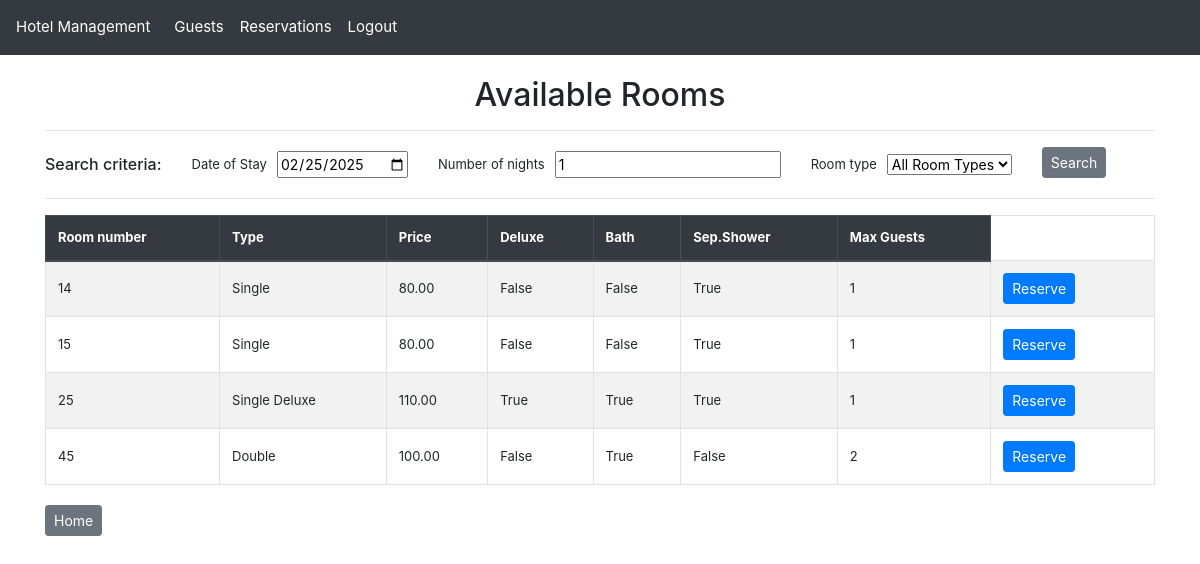
The page /available-rooms/ (signed in) on the database its author committed.
### hotel_app/models.py (models this page shows, shortened)
class Room(models.Model):
    room_number = models.IntegerField(primary_key=True, unique=True)
    room_type = models.ForeignKey(RoomType, null=True, on_delete=models.SET_NULL, related_name="rooms")

class RoomType(models.Model):
    room_type_code = models.CharField(
        max_length=3,
        validators=[
            MinLengthValidator(1),
            RegexValidator(r'^[A-Z]{1,3}$', message="The room type code must be between 1 and 3 uppercase letters"),
        ],
        unique=True,
        primary_key=True,
    )
    room_type_name = models.CharField(max_length=25)
    price = models.DecimalField(max_digits=6, decimal_places=2)
    deluxe = models.BooleanField()
    bath = models.BooleanField()
    separate_shower = models.BooleanField()
    maximum_guests = models.PositiveSmallIntegerField()
    def __str__(self):
        return self.room_type_name

### hotel_app/views.py (the view)
# urls.py: path("available-rooms/", views.available_rooms_list_view, name="available_rooms_list"),
@login_required
def available_rooms_list_view(request):
    start_date = request.GET.get('start_date')
    if (not start_date):
        start_date = request.session.get('available_rooms_default_start_date', timezone.now().date().strftime('%Y-%m-%d')) # default to today
    length_of_stay = request.GET.get('length_of_stay')
    if (not length_of_stay):
        length_of_stay = request.session.get('available_rooms_default_length_of_stay', 1)  # default to 1 night
    room_type = request.GET.get('room_type')
    if (not room_type):
        room_type = request.session.get('available_rooms_default_room_type', '')  # default to empty (All types)
    request.session['available_rooms_default_start_date'] = start_date
    request.session['available_rooms_default_length_of_stay'] = length_of_stay
    request.session['available_rooms_default_room_type'] = room_type
    rooms = Room.objects.all()
    available_room_filter = AvailableRoomFilter(
        request.GET or {'start_date': start_date, 'length_of_stay': length_of_stay, 'room_type':room_type},
        queryset=rooms)
    return render(request, 'available_rooms_list.html', {'filter': available_room_filter})

### hotel_app/filters.py (called while the page is built)
    def filter_queryset(self, queryset):
        data = self.data
        start_date = data.get("start_date")
        length_of_stay = data.get("length_of_stay")
        room_type = data.get("room_type")
        if start_date and length_of_stay:
            start_date_for_filter = timezone.make_aware(datetime.strptime(start_date, "%Y-%m-%d"))
            length_of_stay = int(length_of_stay)
            end_date_for_filter = start_date_for_filter + timedelta(days=length_of_stay)
            reserved_rooms = Reservation.objects.filter(
                start_of_stay__lt=end_date_for_filter,
                end_date__gt=start_date_for_filter
            ).values_list("room_number", flat=True)
            queryset = queryset.exclude(room_number__in=reserved_rooms)
        if room_type:
            queryset = queryset.filter(room_type__room_type_code=room_type)
        return queryset

### hotel_app/templatetags/custom_filters.py (called while the page is built)
@register.filter(name='is_in_group')
def is_in_group(user, group_name):
    return user.groups.filter(name=group_name).exists()

### hotel_app/templates/available_rooms_list.html (shortened to what this page needs)
{% extends "base.html" %}
{% block content %}
    <h2 class="text-center">Available Rooms</h2>
    <hr>
    <div class="row align-items-center">
        <div class="col-auto text-center" style="font-size: 13px; vertical-align: middle;">
            <h6 class="fw-bold mb-0">Search criteria:</h6>
        </div>
        <div class="col">
            <form method="get" class="row g-3">
                {% for field in filter.form %}
                <div class="col-md-auto d-flex align-items-center mt-1 mb-1">
                    <label for="{{ field.id_for_label }}" class="form-label fw-bold" style="font-size: 13px; margin-right: 10px; margin-bottom: 0; vertical-align: middle;">{{ field.label }}</label>
                    {{ field }}
                </div>
                {% endfor %}
                <div class="col-md-auto">
                    <button type="submit" class="btn btn-secondary btn-sm">Search</button>
                </div>
            </form>
        </div>
    </div>
    <hr>
    <table class="table table-bordered table-striped ">
        <thead class="thead-dark">
            <tr>
                <th>Room number</th>
                <th>Type</th>
                <th>Price</th>
                <th>Deluxe</th>
                <th>Bath</th>
                <th>Sep.Shower</th>
                <th>Max Guests</th>
            </tr>
        </thead>
        <tbody>
            {% for room in filter.qs %}
            <tr>
                <td>{{ room.room_number }} </td>
                <td>{{ room.room_type.room_type_name }} </td>
                <td>{{ room.room_type.price }} </td>
                <td>{{ room.room_type.deluxe }} </td>
                <td>{{ room.room_type.bath }} </td>
                <td>{{ room.room_type.separate_shower }} </td>
                <td>{{ room.room_type.maximum_guests }} </td>
                <td>
                    <div class="button-group">
                        <a href="{% url 'available_rooms_reserve' room.room_number %}?start_date={{ filter.form.start_date.value }}&length_of_stay={{ filter.form.length_of_stay.value }}" class="btn btn-primary btn-sm" >Reserve</a>
                    </div>
                </td>
            </tr>
            {% endfor %}
        </tbody>
    </table>
{% endblock %}
{% block footer %}
<div class="button-group">
    <a href="{% url 'home' %}" class="btn btn-secondary btn-sm">Home</a>
</div>
{% endblock %}

### static/css/styles.css (style rules this page uses)
body { padding-top: 56px; font-size: 14px; }
.table th, .table td { vertical-align: middle; font-size: 13px; }
.button-group a, button { margin-right: 10px; }

### rows shown on the page
Room: room_number "14", room_type.room_type_name "Single", room_type.price "80.00", room_type.deluxe "False", room_type.bath "False", room_type.separate_shower "True", room_type.maximum_guests "1"
Room: room_number "15", room_type.room_type_name "Single", room_type.price "80.00", room_type.deluxe "False", room_type.bath "False", room_type.separate_shower "True", room_type.maximum_guests "1"
Room: room_number "25", room_type.room_type_name "Single Deluxe", room_type.price "110.00", room_type.deluxe "True", room_type.bath "True", room_type.separate_shower "True", room_type.maximum_guests "1"
Room: room_number "45", room_type.room_type_name "Double", room_type.price "100.00", room_type.deluxe "False", room_type.bath "True", room_type.separate_shower "False", room_type.maximum_guests "2"

### other values the page prints
{{ field.label }} "Date of Stay" "Number of nights" "Room type"
